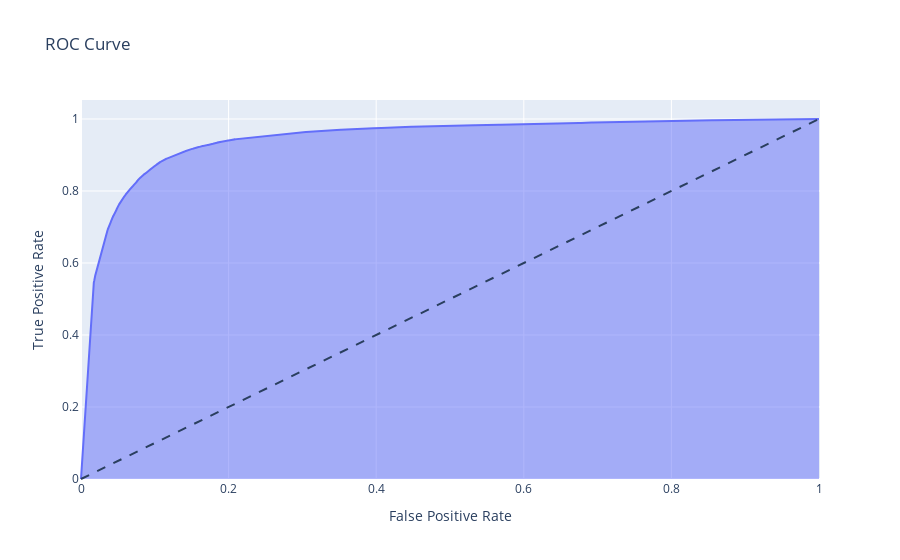

The notebook cell saved with this chart:
### Code cell
# Naïve Bayes ROC Curve
# get the probabilities
y_pred_proba_nb = nb.predict_proba(X_test)[:, 1]

# calculate the fpr, tpr and thresholds
fpr_nb, tpr_nb, thresholds_nb = roc_curve(y_test, y_pred_proba_nb, pos_label='Yes')

# plot the ROC curve
plt = px.area(x=fpr_nb, y=tpr_nb, title='ROC Curve', labels=dict(x='False Positive Rate', y='True Positive Rate'))
plt.add_shape(type='line', line=dict(dash='dash'), x0=0, x1=1, y0=0, y1=1)
plt.show()

### Figure 1 — Plotly figure (JSON) as saved in the notebook; plotly's stock layout.template omitted (floating-point values rounded to 4 significant figures; data arrays with more than 128 entries replaced by an {"elided": "..."} marker saying what was removed)
{"data": [{"fillpattern": {"shape": ""}, "hovertemplate": "False Positive Rate=%{x}<br>True Positive Rate=%{y}<extra></extra>", "legendgroup": "", "line": {"color": "#636efa"}, "marker": {"symbol": "circle"}, "mode": "lines", "name": "", "orientation": "v", "showlegend": false, "stackgroup": "1", "type": "scatter", "x": {"elided": "21677 float values"}, "xaxis": "x", "y": {"elided": "21677 float values"}, "yaxis": "y"}], "layout": {"legend": {"tracegroupgap": 0}, "shapes": [{"line": {"dash": "dash"}, "type": "line", "x0": 0, "x1": 1, "y0": 0, "y1": 1}], "title": {"text": "ROC Curve"}, "xaxis": {"anchor": "y", "domain": [0, 1], "title": {"text": "False Positive Rate"}}, "yaxis": {"anchor": "x", "domain": [0, 1], "title": {"text": "True Positive Rate"}}}}
